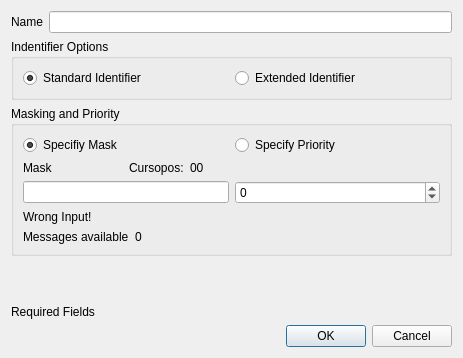
<?xml version="1.0" encoding="UTF-8"?>
<ui version="4.0">
 <class>GroupEdit</class>
 <widget class="QDialog" name="GroupEdit">
  <property name="geometry">
   <rect>
    <x>0</x>
    <y>0</y>
    <width>463</width>
    <height>358</height>
   </rect>
  </property>
  <property name="windowTitle">
   <string>Dialog</string>
  </property>
  <layout class="QVBoxLayout" name="verticalLayout">
   <item>
    <layout class="QHBoxLayout" name="horizontalLayout_5">
     <item>
      <widget class="QLabel" name="label_name">
       <property name="text">
        <string>Name</string>
       </property>
      </widget>
     </item>
     <item>
      <widget class="QLineEdit" name="lineEdit_name"/>
     </item>
    </layout>
   </item>
   <item>
    <widget class="QGroupBox" name="groupBox_2">
     <property name="title">
      <string>Indentifier Options</string>
     </property>
     <layout class="QHBoxLayout" name="horizontalLayout_4">
      <item>
       <widget class="QRadioButton" name="radioButton_si">
        <property name="text">
         <string>Standard Identifier</string>
        </property>
        <property name="checked">
         <bool>true</bool>
        </property>
       </widget>
      </item>
      <item>
       <widget class="QRadioButton" name="radioButton_ei">
        <property name="text">
         <string>Extended Identifier</string>
        </property>
       </widget>
      </item>
     </layout>
    </widget>
   </item>
   <item>
    <widget class="QGroupBox" name="groupBox">
     <property name="title">
      <string>Masking and Priority</string>
     </property>
     <layout class="QGridLayout" name="gridLayout_5" columnstretch="1,1">
      <item row="3" column="0">
       <widget class="QLabel" name="label_wrongMaskInput">
        <property name="enabled">
         <bool>true</bool>
        </property>
        <property name="text">
         <string>Wrong Input!</string>
        </property>
       </widget>
      </item>
      <item row="1" column="0">
       <layout class="QHBoxLayout" name="horizontalLayout">
        <item>
         <widget class="QLabel" name="label">
          <property name="text">
           <string>Mask</string>
          </property>
         </widget>
        </item>
        <item>
         <layout class="QHBoxLayout" name="horizontalLayout_2">
          <item>
           <widget class="QLabel" name="label_CursorPos">
            <property name="text">
             <string>Cursopos:</string>
            </property>
           </widget>
          </item>
          <item>
           <widget class="QLabel" name="label_CursorPosNr">
            <property name="text">
             <string>00</string>
            </property>
           </widget>
          </item>
         </layout>
        </item>
       </layout>
      </item>
      <item row="2" column="0">
       <widget class="MaskEdit" name="lineEdit_mask">
        <property name="toolTip">
         <string>&lt;html&gt;&lt;head/&gt;&lt;body&gt;&lt;p&gt;Input the Groupmask. Dont Cares are define with &amp;quot;x&amp;quot;&lt;/p&gt;&lt;/body&gt;&lt;/html&gt;</string>
        </property>
       </widget>
      </item>
      <item row="0" column="0">
       <widget class="QRadioButton" name="radioButton_maskEnable">
        <property name="text">
         <string>Specifiy Mask</string>
        </property>
        <property name="checked">
         <bool>true</bool>
        </property>
       </widget>
      </item>
      <item row="4" column="0">
       <layout class="QHBoxLayout" name="horizontalLayout_3">
        <item>
         <widget class="QLabel" name="label_mask">
          <property name="text">
           <string>Messages available</string>
          </property>
         </widget>
        </item>
        <item>
         <widget class="QLabel" name="label_messagesAvailable">
          <property name="text">
           <string>0</string>
          </property>
         </widget>
        </item>
       </layout>
      </item>
      <item row="0" column="1">
       <widget class="QRadioButton" name="radioButton_priority">
        <property name="text">
         <string>Specify Priority</string>
        </property>
       </widget>
      </item>
      <item row="2" column="1">
       <widget class="QSpinBox" name="spinBox_priority">
        <property name="readOnly">
         <bool>false</bool>
        </property>
        <property name="minimum">
         <number>-2048</number>
        </property>
        <property name="maximum">
         <number>2048</number>
        </property>
       </widget>
      </item>
     </layout>
    </widget>
   </item>
   <item>
    <spacer name="verticalSpacer">
     <property name="orientation">
      <enum>Qt::Vertical</enum>
     </property>
     <property name="sizeHint" stdset="0">
      <size>
       <width>20</width>
       <height>40</height>
      </size>
     </property>
    </spacer>
   </item>
   <item>
    <widget class="QLabel" name="label_empty_fields">
     <property name="text">
      <string>Required Fields</string>
     </property>
    </widget>
   </item>
   <item>
    <widget class="QDialogButtonBox" name="buttonBox">
     <property name="orientation">
      <enum>Qt::Horizontal</enum>
     </property>
     <property name="standardButtons">
      <set>QDialogButtonBox::Cancel|QDialogButtonBox::Ok</set>
     </property>
    </widget>
   </item>
  </layout>
 </widget>
 <customwidgets>
  <customwidget>
   <class>MaskEdit</class>
   <extends>QLineEdit</extends>
   <header location="global">maskedit.h</header>
  </customwidget>
 </customwidgets>
 <resources/>
 <connections>
  <connection>
   <sender>buttonBox</sender>
   <signal>accepted()</signal>
   <receiver>GroupEdit</receiver>
   <slot>accept()</slot>
   <hints>
    <hint type="sourcelabel">
     <x>248</x>
     <y>254</y>
    </hint>
    <hint type="destinationlabel">
     <x>157</x>
     <y>274</y>
    </hint>
   </hints>
  </connection>
  <connection>
   <sender>buttonBox</sender>
   <signal>rejected()</signal>
   <receiver>GroupEdit</receiver>
   <slot>reject()</slot>
   <hints>
    <hint type="sourcelabel">
     <x>316</x>
     <y>260</y>
    </hint>
    <hint type="destinationlabel">
     <x>286</x>
     <y>274</y>
    </hint>
   </hints>
  </connection>
 </connections>
</ui>
